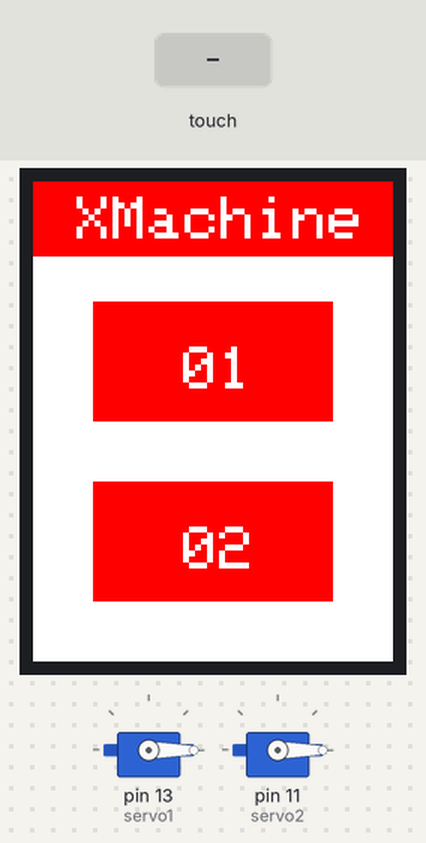
Bench run of a sketch on a simulated Arduino Uno, built with avr-gcc and run on an emulated ATmega328P. Parts: 240×320 colour display, 2 × servo. The test bench sets the inputs (shaded band). What the sketch prints to the serial monitor is not drawn.

Above: at 1.5 s.
1.6 s: touch panel pressed at 38 % / 30 % of its raw x / y range
At 2.2 s:
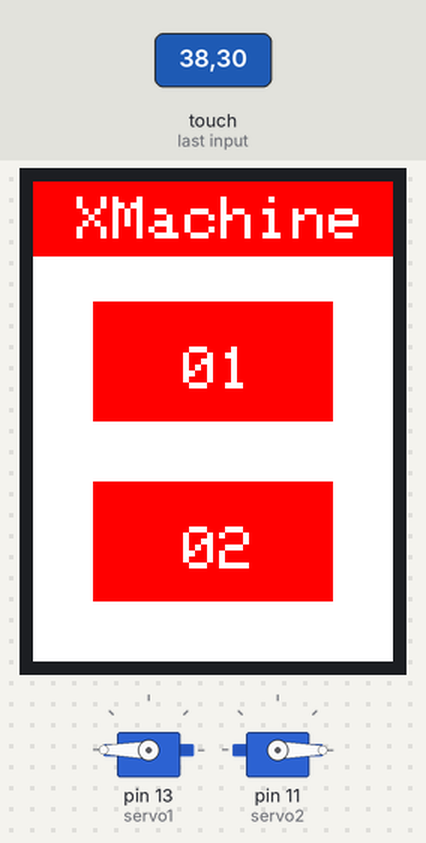
3.1 s: touch panel pressed at 38 % / 70 % of its raw x / y range
At 5.3 s:
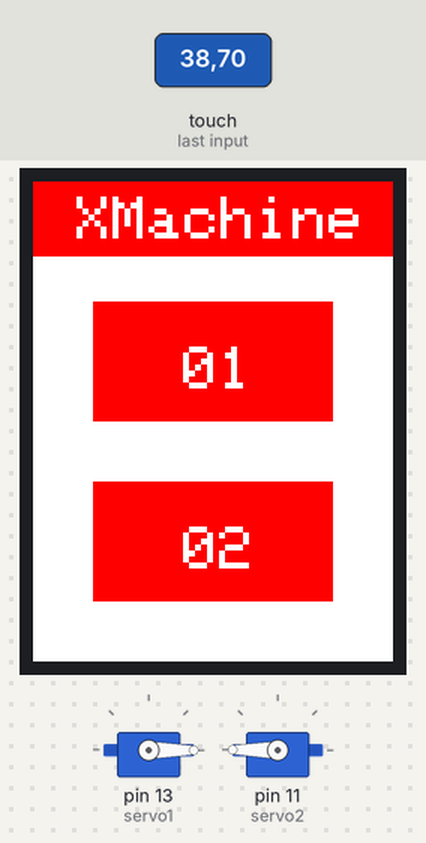
6.1 s: touch panel pressed at 62 % / 30 % of its raw x / y range
At 8.9 s:
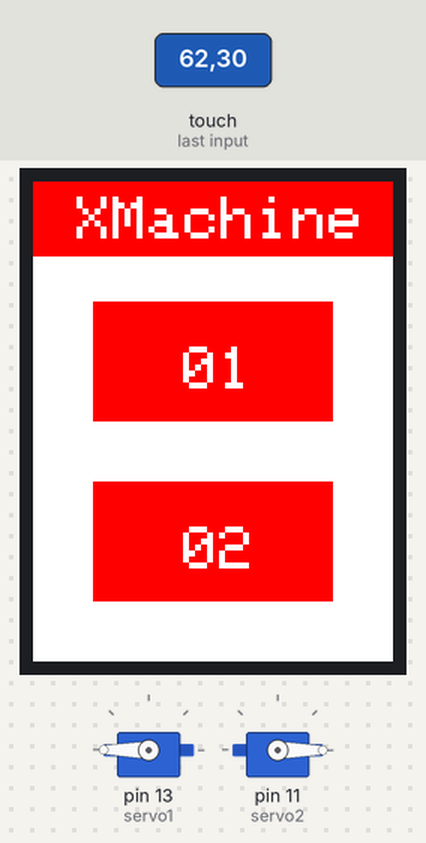
9.1 s: touch panel pressed at 62 % / 70 % of its raw x / y range
At 12.5 s:
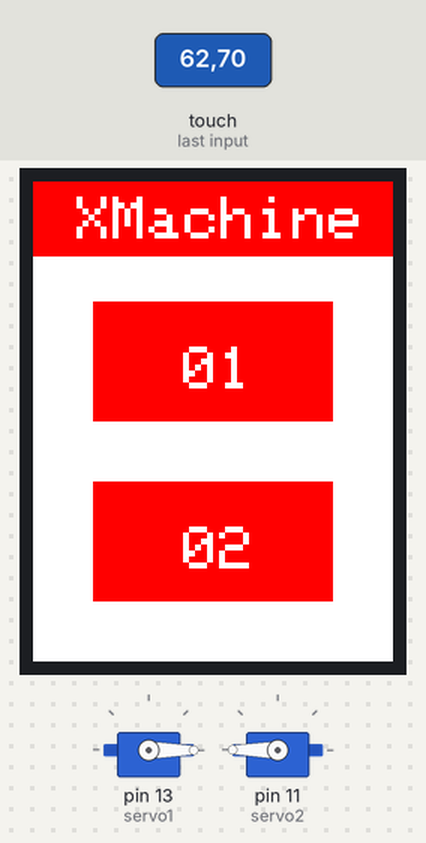
Timing chart, 0 to 16.0 s (numbered marks = the images above; inputs shaded):
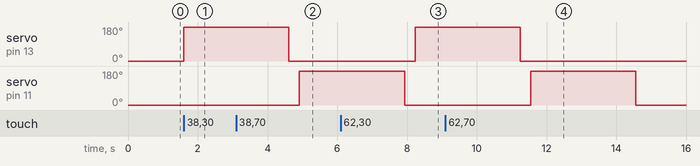

Measured:
- after the input at 1.6 s, servo on pin 13 (servo1): 0° → 180° at once
- after the input at 3.1 s, servo on pin 11 (servo2): 0° → 180° after 1.8 s
- after the input at 6.1 s, servo on pin 13 (servo1): 0° → 180° after 2.1 s
- after the input at 9.1 s, servo on pin 11 (servo2): 0° → 180° after 2.4 s, → 0° 3.0 s later

The sketch:

Xmachinefuncional.ino
```cpp
// INCLUSÃO DE BIBLIOTECAS
#include <Adafruit_GFX.h>
#include <Adafruit_TFTLCD.h>
#include <TouchScreen.h>
#include <Servo.h>

// DEFINIÇÕES DE PINOS
#define LCD_CS A3
#define LCD_CD A2
#define LCD_WR A1
#define LCD_RD A0
#define LCD_RESET A4

// VARIAVEL DOS SERVOS MOTORES

Servo servo1;
Servo servo2;

// DEFINIÇÕES
#define WHITE          0xFFFF
#define YELLOW         0xFFE0
#define RED            0xF800
#define BLUE           0x001F
#define BLACK          0x0000

#define LIGADO         0x07E0
#define DESLIGADO      0xF800

#define MINPRESSURE 10
#define MAXPRESSURE 1000


/*____CALIBRAR TFT LCD_____*/
#define YP A3
#define XM A2
#define YM 9
#define XP 8

#define TS_LEFT 129
#define TS_RT   924
#define TS_TOP  82
#define TS_BOT  896
/*______FIM DA CALIBRAÇÃO______*/

TouchScreen ts = TouchScreen(XP, YP, XM, YM, 300); //300 É A SENSITIVIDADE
Adafruit_TFTLCD tft(LCD_CS, LCD_CD, LCD_WR, LCD_RD, LCD_RESET);

int X, Y;
long corBot[3] = {DESLIGADO, DESLIGADO, DESLIGADO};

TSPoint waitTouch() {
  TSPoint p;
  do {
    p = ts.getPoint();
    pinMode(XM, OUTPUT);
    pinMode(YP, OUTPUT);
  } while ((p.z < MINPRESSURE ) || (p.z > MAXPRESSURE));

  p.x = map(p.x, TS_LEFT, TS_RT, 0, 240);
  p.y = map(p.y, TS_BOT, TS_TOP, 0, 320);

  return p;
}

void setup() {
  Serial.begin(9600);

  tft.reset();
  tft.begin(0x9341); // CÓDIGO DO DRIVER DO SEU DISPLAY
  tft.setRotation(2);
  tft.fillScreen(WHITE);

  IntroScreen();   // DESENHA A TELA DE INTRO
  draw_Buttons(0); // DESENHA TODOS OS BOTOES
  tft.fillRect(0, 0, 240, 50, DESLIGADO);
  tft.setTextColor(WHITE);
  tft.setTextSize (4);
  tft.setCursor(5, 10);
  tft.println(" XMachine ");

  servo1.attach(13);
  servo2.attach(11);
  servo1.write(0);
  servo2.write(0);
}

void loop() {
  TSPoint p = waitTouch();
  X = p.x; Y = p.y;

  DetectButtons(); // DETECTA OS BOTOES

  delay(300);
}

// IMPLEMENTO DE FUNÇÕES

void DetectButtons() {

  if (X < 200 && X > 40) {

    if (Y > 160 && Y < 240) { // LOGICA PARA O BOTAO 1
      Serial.println ("Button 1");
      if (corBot[0] == DESLIGADO) {
         corBot[0] = LIGADO;
         Serial.println ("Funcionou");
         servo1.write(180);
         delay(3000);
         servo1.write(0);
         corBot[0] = DESLIGADO;
      }
      draw_Buttons(1);
    }


    if (Y > 60 && Y < 140) { // LOGICA PARA O BOTAO 2
      Serial.println ("Button 2");
      if (corBot[1] == DESLIGADO) {
         corBot[1] = LIGADO;
         servo2.write(180);
         delay(3000);
         servo2.write(0);
         corBot[1] = DESLIGADO;
      }
      draw_Buttons(2);
    }

  }

}

void IntroScreen() {
  tft.fillScreen(WHITE);
}

void draw_Buttons(int type) {
  switch (type) {
    case 1:
      tft.fillRect  (40, 80 , 160, 80, corBot[0]);

      tft.setTextColor(WHITE);
      tft.setTextSize (4);
      tft.setCursor(100, 110);
      tft.println("01");
      break;

    case 2:
      tft.fillRect  (40, 200, 160, 80, corBot[1]);

      tft.setTextColor(WHITE);
      tft.setTextSize (4);
      tft.setCursor(100, 230);
      tft.println("02");
      break;

    default:
      tft.fillRect  (40, 80 , 160, 80, corBot[0]);
      tft.fillRect  (40, 200, 160, 80, corBot[1]);

      tft.setTextColor(WHITE);
      tft.setTextSize (4);

      tft.setCursor(100, 110);
      tft.println("01");

      tft.setCursor(100, 230);
      tft.println("02");

  }

}
```
